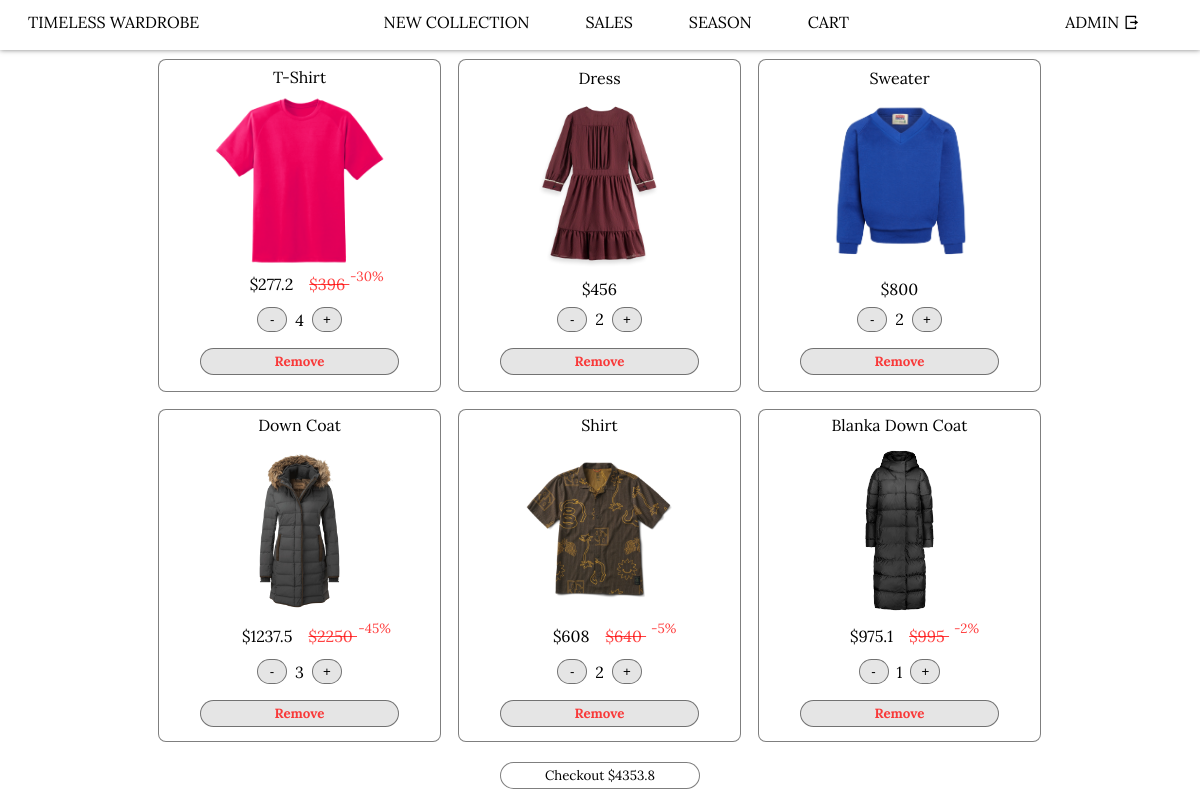
The app's page /store/cart/ (signed in) with its own data.
### store2/models.py (models this page shows, shortened)
class CartItem(models.Model):
    user = models.ForeignKey(User, on_delete=models.CASCADE, related_name="store2UserCartItem")
    product = models.ForeignKey(Product, on_delete=models.CASCADE)
    quantity = models.IntegerField(default=0)
    paymentIntent = models.ForeignKey(PaymentIntent, on_delete=models.CASCADE, null=True, blank=True)

class Product(models.Model):
    title = models.CharField("Title", max_length=240)
    description = models.CharField("Description", max_length=240)
    price = models.DecimalField("Price", decimal_places=2, max_digits=9, default=0)
    photo = models.ImageField("Image", upload_to="products/")
    new = models.BooleanField("New", default=False)
    salePercent = models.DecimalField("Sale percent", decimal_places=0, max_digits=2, default=0)
    season = models.BooleanField("Season", default=False)

### store2/views.py (the view)
class CartPageView(TemplateView):
    def get(self, request, *args, **kwargs):
        context = {}
        if request.user.is_authenticated:
            cartItems = CartItem.objects.filter(user=request.user)
            context['cartItems'] = cartItems
            context['total'] = calculate_order_amount(request=request)
        response = render(request=request, template_name='store2/cart/index.html', context=context)
        return response

### store2/templatetags/tags.py (called while the page is built)
@register.filter
def multiply(x, y):
    return x * y

@register.filter
def salePrice(price, salePercent):
    if salePercent == 0:
        return price
    else:
        return price * (1 - salePercent / 100)

### store2/views.py (called while the page is built)
def calculate_order_amount(request):
    if not request.user.is_authenticated:
        return 0
    total = 0
    cartItems = CartItem.objects.filter(user=request.user)
    for cartItem in cartItems:
        total += cartItem.quantity * cartItem.product.price * (1 - cartItem.product.salePercent / 100)
    return total

### store2/templates/store2/cart/index.html (shortened to what this page needs)
<!DOCTYPE html>
{% load static %}
{% load tags %}
<html lang="en">
    <head>
        <link rel="stylesheet" href="https://cdn.jsdelivr.net/npm/remixicon@4.3.0/fonts/remixicon.css">
        <link rel="stylesheet" href="https://cdn.jsdelivr.net/npm/swiper@11/swiper-bundle.min.css"/>
        <link rel="stylesheet" href="{% static 'store2/assets/css/store.css' %}">
        <link rel="stylesheet" href="{% static 'store2/assets/css/cart.css' %}">
        <link rel="stylesheet" href="{% static 'store2/assets/css/checkout.css' %}">
    </head>
    <body>
        {% include 'store2/header.html' %}
        <main class="main" hx-target=".main" hx-select=".main > *" hx-swap="innerHTML">
            {% if cartItems %}
                <div class="cart load-hidden">
                    {% for cartItem in cartItems %}
                        <div class="item">
                            {{ cartItem.product.title }}
                            <img src="/media/{{cartItem.product.photo}}" alt="" loading="lazy">
                            {% if cartItem.product.salePercent %}
                                <div class="price">
                                    <div class="newPrice">
                                        ${{cartItem.product.price|salePrice:cartItem.product.salePercent|multiply:cartItem.quantity|floatformat}}
                                    </div>
                                    <div class="oldPrice">
                                        ${{cartItem.product.price|multiply:cartItem.quantity|floatformat}}
                                        <sup class="percent">-{{cartItem.product.salePercent}}%</sup>
                                    </div>
                                </div>
                            {% else %}
                                ${{cartItem.product.price|multiply:cartItem.quantity|floatformat}}
                            {% endif %}
                            <div class="count">
                                <button class="decrease-button" hx-get="" hx-trigger="changed" productId="{{cartItem.product.id}}">-</button>
                                    {{cartItem.quantity}}
                                <button class="increase-button" hx-get="" hx-trigger="changed" productId="{{cartItem.product.id}}">+</button>
                            </div>
                            <button class="remove-button" hx-get="" hx-trigger="changed" productId="{{cartItem.product.id}}">Remove</button>
                        </div>
                    {% endfor %}
                </div>
                <div class="procced load-hidden">
                    <button id="procced">Checkout ${{total|floatformat}}</button>
                </div>
            {% else %}
                <div class="cart">
                    Your cart is empty
                </div>
            {% endif %}
        </main>
    </body>
</html>

### store2/templates/store2/header.html
<header class="header" id="header">
    <nav class="container">
        <ul>
            <li>
                <a href="/store/">
                    Timeless Wardrobe
                </a>
            </li>
        </ul>
        <ul>
            <li>
                <a href="/store/new/">
                    New collection
                </a>
            </li>
            <li>
                <a href="/store/sales/">
                    Sales
                </a>
            </li>
            <li>
                <a href="/store/season/">
                    Season
                </a>
            </li>
            <li>
                <a href="/store/cart/">
                    Cart
                </a>
            </li>
        </ul>
        <ul>
            <li>
                {% if user.is_authenticated %}
                    <a href="/store/sign-out/">
                        {{user.username}} <i class="ri-logout-box-r-line"></i>
                    </a>
                {% else %}
                    <a href="/store/sign-in/">
                        <i class="ri-login-box-line"></i> Sign In
                    </a>
                {% endif %}
            </li>
        </ul>
    </nav>
</header>

### store2/static/store2/assets/css/store.css (style rules this page uses)
:root { --link-hover-color: rgba(0, 0, 0, .5); --link-color: rgb(0, 0, 0); --swiper-theme-color: rgba(0, 0, 0, .5); --box-shadow-global: 0 0 5px rgba(0, 0, 0, .5); --background-color-primary: rgba(255, 255, 255, 0.65); --background-color-secondary: rgba(0, 0, 0, 0.5); --background-color-optional: rgba(0, 0, 0, .1); --font-family-primary: Lora, Serif; --font-family-secondary: Lora, Serif; --font-size-medium: 1rem; --font-size-small: 0.75rem; --font-size-large: 1.5rem; }
* { margin: 0; padding: 0; }
ul { list-style: none; }
body { overflow: hidden; }
html.sr .load-hidden { visibility: hidden; }
a { text-decoration: none; color: var(--link-color); }
img, button, .swiper .price { -webkit-user-drag: none; -khtml-user-drag: none; -moz-user-drag: none; -o-user-drag: none; user-drag: none; -webkit-user-select: none; -khtml-user-select: none; -moz-user-select: none; -o-user-select: none; user-select: none; }
.header a { text-transform: uppercase; font-family: var(--font-family-primary); padding: .25rem 1rem .25rem 1rem; border-radius: 1rem; backdrop-filter: blur(30px); white-space: nowrap; }
.header { position: fixed; width: 100%; z-index: 100; backdrop-filter: blur(30px); box-shadow: var(--box-shadow-global); }
.header nav { display: grid; grid-template-columns: 1fr 4fr 1fr; height: 50px; }
.header nav ul { display: flex; justify-content: center; }
.header nav ul li { margin: .75rem; list-style-type: none; }

### store2/static/store2/assets/css/cart.css (style rules this page uses)
html.sr .load-hidden { visibility: hidden; }
.cart { display: grid; grid-template-columns: repeat(auto-fit, 300px); min-height: calc(100dvh - 100px); max-height: calc(100dvh - 100px); position: relative; top: 50px; font-family: var(--font-family-primary); overflow: overlay; margin: 0 1rem 0 1rem; justify-content: center; align-items: center; text-align: center; }
.cart .item { display: flex; flex-direction: column; text-align: center; border: solid 1px var(--background-color-secondary); border-radius: .5rem; background-color: var(--background-color-primary); margin: .5rem; justify-content: center; align-items: center; height: 315px; padding: .5rem; width: 265px; }
.cart .item img { object-fit: scale-down; width: 175px; height: 175px; margin: .5rem 0 .5rem 0; }
.cart .item .count { display: flex; justify-content: space-evenly; align-items: center; }
.cart .item button { border: solid 1px var(--background-color-secondary); border-radius: 1rem; background-color: var(--background-color-optional); cursor: pointer; margin: .5rem; width: 75%; padding: .25rem; }
.cart .item .count button { width: 30px; color: var(--link-color); }
.procced { width: 100%; position: absolute; height: 50px; bottom: 0; display: grid; align-content: center; justify-items: center; }
.procced button { border: solid 1px var(--background-color-secondary); border-radius: 1rem; background-color: var(--background-color-primary); cursor: pointer; width: 200px; margin: 1rem; padding: .25rem; font-family: var(--font-family-primary); color: var(--link-color); }
.price { display: grid; width: 100%; grid-auto-flow: column; align-items: center; justify-content: center; }
.price div { margin: 0 .5rem 0 .5rem; height: 25px; }
.oldPrice { text-decoration: line-through; color: rgba(255, 0, 0, 75%); }
.oldPrice sup { display: inline-block; vertical-align: top; line-height: .5; width: 35px; margin-right: -35px; }

### store2/static/store2/assets/css/checkout.css (style rules this page uses)
.remove-button { border-radius: 1rem; color: rgba(255, 0, 0, 75%); background-color: var(--background-color-primary); cursor: pointer; margin-left: .25rem; border: none; font-family: var(--font-family-primary); font-weight: 750; }

### records on screen
CartItem: product "T-Shirt", product.photo (picture), product.price|salePrice "277.2", product.price|multiply "396", product.salePercent "30", quantity "4"
CartItem: product "Dress", product.photo (picture), product.price|multiply "456", quantity "2"
CartItem: product "Sweater", product.photo (picture), product.price|multiply "800", quantity "2"
CartItem: product "Down Coat", product.photo (picture), product.price|salePrice "1237.5", product.price|multiply "2250", product.salePercent "45", quantity "3"
CartItem: product "Shirt", product.photo (picture), product.price|salePrice "608", product.price|multiply "640", product.salePercent "5", quantity "2"
CartItem: product "Blanka Down Coat", product.photo (placeholder picture), product.price|salePrice "975.1", product.price|multiply "995", product.salePercent "2", quantity "1"

### other values on screen
{{ user.username }} "ADMIN"
{{ total|floatformat }} "4353.8"
